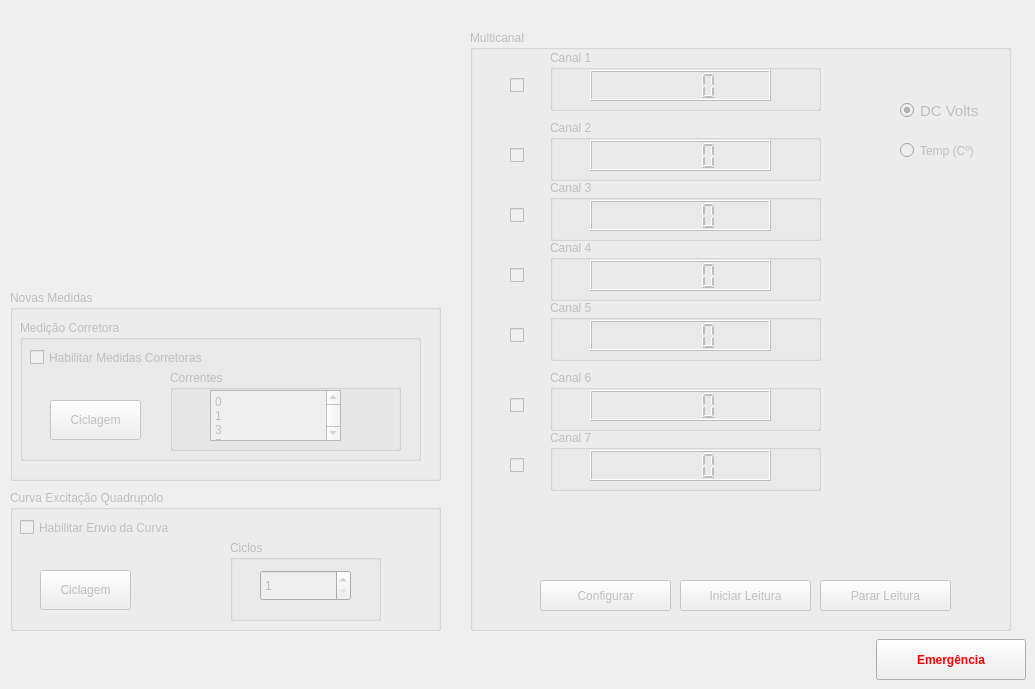
    <widget class="QWidget" name="tab_12">
     <attribute name="icon">
      <iconset>
       <normaloff>../../../../Users/james.citadini/.designer/backup/imagens/cable.png</normaloff>../../../../Users/james.citadini/.designer/backup/imagens/cable.png</iconset>
     </attribute>
     <attribute name="title">
      <string>GPIB/Serial</string>
     </attribute>
     <widget class="QGroupBox" name="groupBox_27">
      <property name="enabled">
       <bool>false</bool>
      </property>
      <property name="geometry">
       <rect>
        <x>10</x>
        <y>290</y>
        <width>431</width>
        <height>191</height>
       </rect>
      </property>
      <property name="title">
       <string>Novas Medidas</string>
      </property>
      <widget class="QGroupBox" name="groupBox_12">
       <property name="geometry">
        <rect>
         <x>10</x>
         <y>30</y>
         <width>401</width>
         <height>141</height>
        </rect>
       </property>
       <property name="title">
        <string>Medição Corretora</string>
       </property>
       <widget class="QCheckBox" name="Hab_Corretora">
        <property name="geometry">
         <rect>
          <x>10</x>
          <y>22</y>
          <width>231</width>
          <height>31</height>
         </rect>
        </property>
        <property name="text">
         <string>Habilitar Medidas Corretoras</string>
        </property>
       </widget>
       <widget class="QPushButton" name="Ciclagem_Corretora">
        <property name="enabled">
         <bool>false</bool>
        </property>
        <property name="geometry">
         <rect>
          <x>30</x>
          <y>80</y>
          <width>91</width>
          <height>40</height>
         </rect>
        </property>
        <property name="text">
         <string>Ciclagem</string>
        </property>
       </widget>
       <widget class="QGroupBox" name="groupBox_28">
        <property name="geometry">
         <rect>
          <x>150</x>
          <y>50</y>
          <width>231</width>
          <height>81</height>
         </rect>
        </property>
        <property name="title">
         <string>Correntes</string>
        </property>
        <widget class="QPlainTextEdit" name="Corrente_Arbitraria_GPIB">
         <property name="enabled">
          <bool>false</bool>
         </property>
         <property name="geometry">
          <rect>
           <x>40</x>
           <y>20</y>
           <width>131</width>
           <height>51</height>
          </rect>
         </property>
         <property name="plainText">
          <string>0
1
3
5
7
9
10
9
7
5
3
1
0
-1
-3
-5
-7
-9
-10
-9
-7
-5
-3
-1
0</string>
         </property>
        </widget>
       </widget>
      </widget>
     </widget>
     <widget class="QPushButton" name="Emergencia_4">
      <property name="geometry">
       <rect>
        <x>876</x>
        <y>639</y>
        <width>150</width>
        <height>41</height>
       </rect>
      </property>
      <property name="palette">
       <palette>
        <active>
         <colorrole role="ButtonText">
          <brush brushstyle="SolidPattern">
           <color alpha="255">
            <red>255</red>
            <green>0</green>
            <blue>0</blue>
           </color>
          </brush>
         </colorrole>
        </active>
        <inactive>
         <colorrole role="ButtonText">
          <brush brushstyle="SolidPattern">
           <color alpha="255">
            <red>255</red>
            <green>0</green>
            <blue>0</blue>
           </color>
          </brush>
         </colorrole>
        </inactive>
        <disabled>
         <colorrole role="ButtonText">
          <brush brushstyle="SolidPattern">
           <color alpha="255">
            <red>120</red>
            <green>120</green>
            <blue>120</blue>
           </color>
          </brush>
         </colorrole>
        </disabled>
       </palette>
      </property>
      <property name="font">
       <font>
        <weight>75</weight>
        <bold>true</bold>
       </font>
      </property>
      <property name="text">
       <string>Emergência</string>
      </property>
      <property name="icon">
       <iconset>
        <normaloff>../../../../Users/james.citadini/.designer/backup/imagens/emergency_icon_01.png</normaloff>../../../../Users/james.citadini/.designer/backup/imagens/emergency_icon_01.png</iconset>
      </property>
      <property name="iconSize">
       <size>
        <width>35</width>
        <height>35</height>
       </size>
      </property>
     </widget>
     <widget class="QGroupBox" name="groupBox_32">
      <property name="enabled">
       <bool>false</bool>
      </property>
      <property name="geometry">
       <rect>
        <x>10</x>
        <y>490</y>
        <width>431</width>
        <height>141</height>
       </rect>
      </property>
      <property name="title">
       <string>Curva Excitação Quadrupolo</string>
      </property>
      <widget class="QCheckBox" name="Hab_Curva_Quadrupolo">
       <property name="enabled">
        <bool>false</bool>
       </property>
       <property name="geometry">
        <rect>
         <x>10</x>
         <y>22</y>
         <width>231</width>
         <height>31</height>
        </rect>
       </property>
       <property name="text">
        <string>Habilitar Envio da Curva</string>
       </property>
      </widget>
      <widget class="QPushButton" name="Ciclar_Curva_Quadrupolo">
       <property name="enabled">
        <bool>false</bool>
       </property>
       <property name="geometry">
        <rect>
         <x>30</x>
         <y>80</y>
         <width>91</width>
         <height>40</height>
        </rect>
       </property>
       <property name="text">
        <string>Ciclagem</string>
       </property>
      </widget>
      <widget class="QGroupBox" name="groupBox_33">
       <property name="enabled">
        <bool>false</bool>
       </property>
       <property name="geometry">
        <rect>
         <x>220</x>
         <y>50</y>
         <width>151</width>
         <height>81</height>
        </rect>
       </property>
       <property name="title">
        <string>Ciclos</string>
       </property>
       <widget class="QSpinBox" name="Ciclos_Curva_Quadrupolo">
        <property name="enabled">
         <bool>false</bool>
        </property>
        <property name="geometry">
         <rect>
          <x>30</x>
          <y>30</y>
          <width>91</width>
          <height>31</height>
         </rect>
        </property>
        <property name="minimum">
         <number>1</number>
        </property>
        <property name="maximum">
         <number>12</number>
        </property>
        <property name="value">
         <number>1</number>
        </property>
       </widget>
      </widget>
     </widget>
     <widget class="QGroupBox" name="groupBox_39">
      <property name="enabled">
       <bool>false</bool>
      </property>
      <property name="geometry">
       <rect>
        <x>470</x>
        <y>30</y>
        <width>541</width>
        <height>601</height>
       </rect>
      </property>
      <property name="title">
       <string>Multicanal</string>
      </property>
      <widget class="QPushButton" name="bt_read_MultiCh">
       <property name="enabled">
        <bool>false</bool>
       </property>
       <property name="geometry">
        <rect>
         <x>210</x>
         <y>550</y>
         <width>131</width>
         <height>31</height>
        </rect>
       </property>
       <property name="text">
        <string>Iniciar Leitura</string>
       </property>
       <property name="icon">
        <iconset>
         <normaloff>../../../../Users/james.citadini/.designer/backup/imagens/Power_On.png</normaloff>../../../../Users/james.citadini/.designer/backup/imagens/Power_On.png</iconset>
       </property>
      </widget>
      <widget class="QPushButton" name="bt_conf_MultiCh">
       <property name="geometry">
        <rect>
         <x>70</x>
         <y>550</y>
         <width>131</width>
         <height>31</height>
        </rect>
       </property>
       <property name="text">
        <string>Configurar</string>
       </property>
       <property name="icon">
        <iconset>
         <normaloff>../../../../Users/james.citadini/.designer/backup/imagens/configure.png</normaloff>../../../../Users/james.citadini/.designer/backup/imagens/configure.png</iconset>
       </property>
      </widget>
      <widget class="QCheckBox" name="checkCH_1">
       <property name="geometry">
        <rect>
         <x>40</x>
         <y>40</y>
         <width>21</width>
         <height>31</height>
        </rect>
       </property>
       <property name="text">
        <string/>
       </property>
      </widget>
      <widget class="QCheckBox" name="checkCH_2">
       <property name="geometry">
        <rect>
         <x>40</x>
         <y>110</y>
         <width>21</width>
         <height>31</height>
        </rect>
       </property>
       <property name="text">
        <string/>
       </property>
      </widget>
      <widget class="QGroupBox" name="groupBox_42">
       <property name="enabled">
        <bool>false</bool>
       </property>
       <property name="geometry">
        <rect>
         <x>80</x>
         <y>90</y>
         <width>271</width>
         <height>61</height>
        </rect>
       </property>
       <property name="title">
        <string>Canal 2</string>
       </property>
       <widget class="QLCDNumber" name="Canal_2">
        <property name="geometry">
         <rect>
          <x>40</x>
          <y>20</y>
          <width>181</width>
          <height>31</height>
         </rect>
        </property>
       </widget>
      </widget>
      <widget class="QCheckBox" name="checkCH_3">
       <property name="geometry">
        <rect>
         <x>40</x>
         <y>170</y>
         <width>21</width>
         <height>31</height>
        </rect>
       </property>
       <property name="text">
        <string/>
       </property>
      </widget>
      <widget class="QGroupBox" name="groupBox_43">
       <property name="enabled">
        <bool>false</bool>
       </property>
       <property name="geometry">
        <rect>
         <x>80</x>
         <y>150</y>
         <width>271</width>
         <height>61</height>
        </rect>
       </property>
       <property name="title">
        <string>Canal 3</string>
       </property>
       <widget class="QLCDNumber" name="Canal_3">
        <property name="geometry">
         <rect>
          <x>40</x>
          <y>20</y>
          <width>181</width>
          <height>31</height>
         </rect>
        </property>
       </widget>
      </widget>
      <widget class="QGroupBox" name="groupBox_44">
       <property name="enabled">
        <bool>false</bool>
       </property>
       <property name="geometry">
        <rect>
         <x>80</x>
         <y>210</y>
         <width>271</width>
         <height>61</height>
        </rect>
       </property>
       <property name="title">
        <string>Canal 4</string>
       </property>
       <widget class="QLCDNumber" name="Canal_4">
        <property name="geometry">
         <rect>
          <x>40</x>
          <y>20</y>
          <width>181</width>
          <height>31</height>
         </rect>
        </property>
       </widget>
      </widget>
      <widget class="QCheckBox" name="checkCH_4">
       <property name="geometry">
        <rect>
         <x>40</x>
         <y>230</y>
         <width>21</width>
         <height>31</height>
        </rect>
       </property>
       <property name="text">
        <string/>
       </property>
      </widget>
      <widget class="QGroupBox" name="groupBox_45">
       <property name="enabled">
        <bool>false</bool>
       </property>
       <property name="geometry">
        <rect>
         <x>80</x>
         <y>270</y>
         <width>271</width>
         <height>61</height>
        </rect>
       </property>
       <property name="title">
        <string>Canal 5</string>
       </property>
       <widget class="QLCDNumber" name="Canal_5">
        <property name="geometry">
         <rect>
          <x>40</x>
          <y>20</y>
          <width>181</width>
          <height>31</height>
         </rect>
        </property>
       </widget>
      </widget>
      <widget class="QCheckBox" name="checkCH_5">
       <property name="geometry">
        <rect>
         <x>40</x>
         <y>290</y>
         <width>21</width>
         <height>31</height>
        </rect>
       </property>
       <property name="text">
        <string/>
       </property>
      </widget>
      <widget class="QCheckBox" name="checkCH_6">
       <property name="geometry">
        <rect>
         <x>40</x>
         <y>360</y>
         <width>21</width>
         <height>31</height>
        </rect>
       </property>
       <property name="text">
        <string/>
       </property>
      </widget>
      <widget class="QGroupBox" name="groupBox_46">
       <property name="enabled">
        <bool>false</bool>
       </property>
       <property name="geometry">
        <rect>
         <x>80</x>
         <y>340</y>
         <width>271</width>
         <height>61</height>
        </rect>
       </property>
       <property name="title">
        <string>Canal 6</string>
       </property>
       <widget class="QLCDNumber" name="Canal_6">
        <property name="geometry">
         <rect>
          <x>40</x>
          <y>20</y>
          <width>181</width>
          <height>31</height>
         </rect>
        </property>
       </widget>
      </widget>
      <widget class="QGroupBox" name="groupBox_47">
       <property name="enabled">
        <bool>false</bool>
       </property>
       <property name="geometry">
        <rect>
         <x>80</x>
         <y>400</y>
         <width>271</width>
         <height>61</height>
        </rect>
       </property>
       <property name="title">
        <string>Canal 7</string>
       </property>
       <widget class="QLCDNumber" name="Canal_7">
        <property name="geometry">
         <rect>
          <x>40</x>
          <y>20</y>
          <width>181</width>
          <height>31</height>
         </rect>
        </property>
       </widget>
      </widget>
      <widget class="QCheckBox" name="checkCH_7">
       <property name="geometry">
        <rect>
         <x>40</x>
         <y>420</y>
         <width>21</width>
         <height>31</height>
        </rect>
       </property>
       <property name="text">
        <string/>
       </property>
      </widget>
      <widget class="QGroupBox" name="groupBox_41">
       <property name="enabled">
        <bool>false</bool>
       </property>
       <property name="geometry">
        <rect>
         <x>80</x>
         <y>20</y>
         <width>271</width>
         <height>61</height>
        </rect>
       </property>
       <property name="title">
        <string>Canal 1</string>
       </property>
       <widget class="QLCDNumber" name="Canal_1">
        <property name="geometry">
         <rect>
          <x>40</x>
          <y>20</y>
          <width>181</width>
          <height>31</height>
         </rect>
        </property>
       </widget>
      </widget>
      <widget class="QRadioButton" name="temp_1">
       <property name="geometry">
        <rect>
         <x>430</x>
         <y>110</y>
         <width>101</width>
         <height>21</height>
        </rect>
       </property>
       <property name="toolTip">
        <string>&lt;html&gt;&lt;head/&gt;&lt;body&gt;&lt;p&gt;Conexão através de PT100 à 4 fios.&lt;/p&gt;&lt;/body&gt;&lt;/html&gt;</string>
       </property>
       <property name="text">
        <string>Temp (Cº)</string>
       </property>
      </widget>
      <widget class="QRadioButton" name="dc_volts_1">
       <property name="geometry">
        <rect>
         <x>430</x>
         <y>70</y>
         <width>81</width>
         <height>21</height>
        </rect>
       </property>
       <property name="font">
        <font>
         <pointsize>11</pointsize>
        </font>
       </property>
       <property name="text">
        <string>DC Volts</string>
       </property>
       <property name="checked">
        <bool>true</bool>
       </property>
      </widget>
      <widget class="QPushButton" name="bt_stop_MultiCh">
       <property name="enabled">
        <bool>false</bool>
       </property>
       <property name="geometry">
        <rect>
         <x>350</x>
         <y>550</y>
         <width>131</width>
         <height>31</height>
        </rect>
       </property>
       <property name="text">
        <string>Parar Leitura</string>
       </property>
       <property name="icon">
        <iconset>
         <normaloff>../../../../Users/james.citadini/.designer/backup/imagens/Power_Off.png</normaloff>../../../../Users/james.citadini/.designer/backup/imagens/Power_Off.png</iconset>
       </property>
      </widget>
     </widget>
    </widget>
